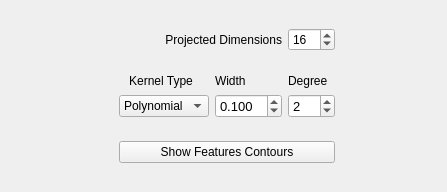
<?xml version="1.0" encoding="UTF-8"?>
<ui version="4.0">
 <class>paramsKPCA</class>
 <widget class="QWidget" name="paramsKPCA">
  <property name="geometry">
   <rect>
    <x>0</x>
    <y>0</y>
    <width>447</width>
    <height>192</height>
   </rect>
  </property>
  <property name="windowTitle">
   <string>Form</string>
  </property>
  <layout class="QGridLayout" name="gridLayout">
   <item row="2" column="1" colspan="2">
    <widget class="QLabel" name="labelkernel">
     <property name="font">
      <font>
       <pointsize>9</pointsize>
      </font>
     </property>
     <property name="text">
      <string>Kernel Type</string>
     </property>
     <property name="alignment">
      <set>Qt::AlignCenter</set>
     </property>
    </widget>
   </item>
   <item row="2" column="3">
    <widget class="QLabel" name="labelWidth">
     <property name="font">
      <font>
       <pointsize>9</pointsize>
      </font>
     </property>
     <property name="text">
      <string>Width</string>
     </property>
    </widget>
   </item>
   <item row="3" column="3">
    <widget class="QDoubleSpinBox" name="kernelWidthSpin">
     <property name="font">
      <font>
       <pointsize>10</pointsize>
      </font>
     </property>
     <property name="toolTip">
      <string>Width of the kernel (gamma)
RBF and Polynomial only</string>
     </property>
     <property name="decimals">
      <number>3</number>
     </property>
     <property name="minimum">
      <double>0.001000000000000</double>
     </property>
     <property name="singleStep">
      <double>0.010000000000000</double>
     </property>
     <property name="value">
      <double>0.100000000000000</double>
     </property>
    </widget>
   </item>
   <item row="2" column="4">
    <widget class="QLabel" name="labelDegree">
     <property name="font">
      <font>
       <pointsize>9</pointsize>
      </font>
     </property>
     <property name="text">
      <string>Degree</string>
     </property>
    </widget>
   </item>
   <item row="3" column="4">
    <widget class="QSpinBox" name="kernelDegSpin">
     <property name="font">
      <font>
       <pointsize>10</pointsize>
      </font>
     </property>
     <property name="toolTip">
      <string>Degree of the kernel polynomial
(Polynomial only)</string>
     </property>
     <property name="minimum">
      <number>1</number>
     </property>
     <property name="value">
      <number>2</number>
     </property>
    </widget>
   </item>
   <item row="3" column="5">
    <spacer name="horizontalSpacer">
     <property name="orientation">
      <enum>Qt::Horizontal</enum>
     </property>
     <property name="sizeHint" stdset="0">
      <size>
       <width>40</width>
       <height>20</height>
      </size>
     </property>
    </spacer>
   </item>
   <item row="3" column="0">
    <spacer name="horizontalSpacer_2">
     <property name="orientation">
      <enum>Qt::Horizontal</enum>
     </property>
     <property name="sizeHint" stdset="0">
      <size>
       <width>40</width>
       <height>20</height>
      </size>
     </property>
    </spacer>
   </item>
   <item row="3" column="2">
    <widget class="QComboBox" name="kernelTypeCombo">
     <property name="font">
      <font>
       <pointsize>9</pointsize>
      </font>
     </property>
     <property name="toolTip">
      <string>kernel function</string>
     </property>
     <property name="currentIndex">
      <number>0</number>
     </property>
     <item>
      <property name="text">
       <string>Polynomial</string>
      </property>
     </item>
     <item>
      <property name="text">
       <string>RBF</string>
      </property>
     </item>
    </widget>
   </item>
   <item row="0" column="4">
    <widget class="QSpinBox" name="dimCountSpin">
     <property name="font">
      <font>
       <pointsize>9</pointsize>
      </font>
     </property>
     <property name="minimum">
      <number>2</number>
     </property>
     <property name="maximum">
      <number>100</number>
     </property>
     <property name="value">
      <number>16</number>
     </property>
    </widget>
   </item>
   <item row="0" column="2" colspan="2">
    <widget class="QLabel" name="labelWidth_2">
     <property name="font">
      <font>
       <pointsize>9</pointsize>
      </font>
     </property>
     <property name="text">
      <string>Projected Dimensions</string>
     </property>
     <property name="alignment">
      <set>Qt::AlignRight|Qt::AlignTrailing|Qt::AlignVCenter</set>
     </property>
    </widget>
   </item>
   <item row="0" column="0">
    <spacer name="verticalSpacer_2">
     <property name="orientation">
      <enum>Qt::Vertical</enum>
     </property>
     <property name="sizeHint" stdset="0">
      <size>
       <width>20</width>
       <height>40</height>
      </size>
     </property>
    </spacer>
   </item>
   <item row="4" column="0">
    <spacer name="verticalSpacer">
     <property name="orientation">
      <enum>Qt::Vertical</enum>
     </property>
     <property name="sizeHint" stdset="0">
      <size>
       <width>20</width>
       <height>40</height>
      </size>
     </property>
    </spacer>
   </item>
   <item row="4" column="2" colspan="3">
    <widget class="QPushButton" name="contourButton">
     <property name="font">
      <font>
       <pointsize>9</pointsize>
      </font>
     </property>
     <property name="text">
      <string>Show Features Contours</string>
     </property>
    </widget>
   </item>
  </layout>
 </widget>
 <resources/>
 <connections/>
</ui>
